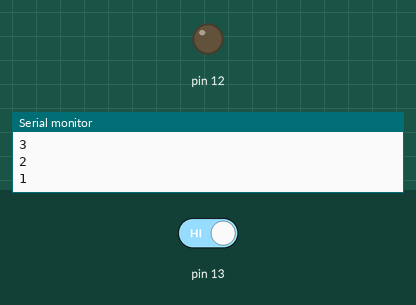
Simulated run of this sketch. Board: Arduino Uno, built with avr-gcc and run on an emulated ATmega328P. Shown: output pins drawn as LEDs (lit = HIGH), the last lines printed to the serial monitor. Inputs (shaded band) come from the test bench; at power-on: pin 13 HIGH. Random numbers use the default seed unless the sketch sets one.

Above: at 10.3 s.
10.4 s: pin 13 driven HIGH
At 18.4 s:
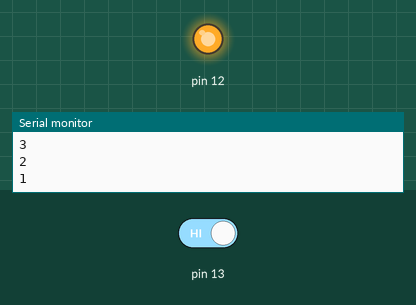
Timing chart, 0 to 19.9 s (numbered marks = the images above; inputs shaded):
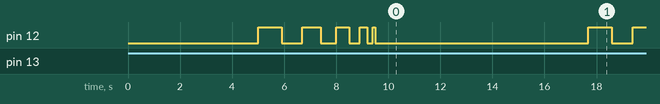

The sketch:

reaction_time_record.ino
```cpp
//  13   5V
//   |   |
//  -------
//  |  O  |
//  -------
//   |   |
//   R-GND
unsigned long startTime;
float rTime;
int ledstate=0;
float bTime = 100.00;
void setup() {
  pinMode(13, INPUT);
  pinMode(12,OUTPUT);
  Serial.begin(9600);
  randomSeed(analogRead(A0));
}

void loop() {
  delay(1000);
  Serial.println("Get Ready!");
  for (int countdown = 3; countdown > 0; countdown--){
    Serial.println(countdown);
    delay(1000);
  }
  for (int blinkDelay = 1000; blinkDelay > 0; blinkDelay -= 100){
    digitalWrite(12,ledstate);
    ledstate = !ledstate;
    delay(blinkDelay);
  }
  digitalWrite(12,0);
  delay(random(1000,5000));
  digitalWrite(12,HIGH);
  startTime = millis();
  while (digitalRead(13)==LOW){

  }
  digitalWrite(12,LOW);
  rTime = (millis() - startTime) / 1000.0;
  Serial.print("Your time was,");Serial.print(rTime);Serial.println("s");
  if (rTime < bTime){
    bTime = rTime;
    Serial.print("You broke the record! new Best Time = ");Serial.println(bTime);Serial.println("s");
  }
  delay(1000);

}
```
